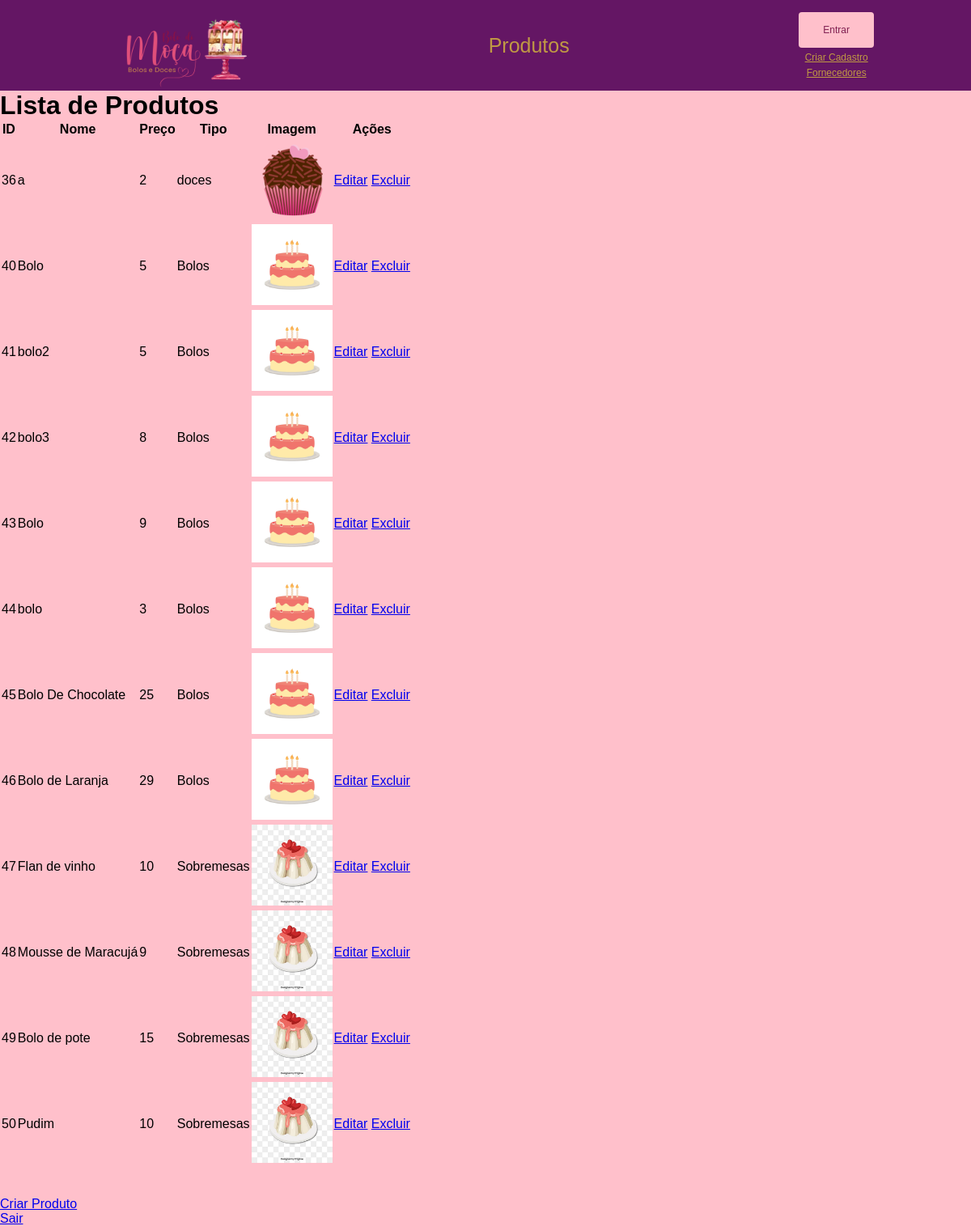
/listar_produtos.php (signed in), run on the app's committed database.
### tables this page shows
CREATE TABLE `produtos` (
  `id` int(11) NOT NULL,
  `nome` varchar(30) NOT NULL,
  `preco` varchar(10) NOT NULL,
  `tipo` varchar(50) NOT NULL,
  `imagem` varchar(100) NOT NULL
);

### produtos.php (called while the page is built, shortened)
<?php
class Produto {
    private $id;
    private $nome;
    private $preco;
    private $tipo;
    private $imagem;
    public function __construct($id, $nome, $preco, $tipo, $imagem) {
        $this->id = $id;
        $this->nome = $nome;
        $this->preco = $preco;
        $this->tipo = $tipo;
        $this->imagem = $imagem;
    }
    public function getId() {
        return $this->id;
    }
    public function getNome() {
        return $this->nome;
    }
    public function getPreco() {
        return $this->preco;
    }
    public function getTipo() {
        return $this->tipo;
    }
    public function getImagem() {
        return $this->imagem;
    }
}
?>

### listar_produtos.php (the view, shortened to what this page needs)
<?php
require_once('produtos.php');
$query = "SELECT * FROM produtos";
$resultado = $mysqli->query($query);
$produtos = array();
while ($row = $resultado->fetch_assoc()) {
    $produto = new Produto($row['id'], $row['nome'], $row['preco'], $row['tipo'], $row['imagem']);
    $produtos[] = $produto;
}
?>
<!DOCTYPE html>
<html lang="pt-br">
<head>
</head>
<body>
<div class="body-container">
    <?php include 'header.php'; ?>
</div>
<div class="produtos">
    <h1>Lista de Produtos</h1>
    <table class="table table-bordered">
        <thead>
            <tr>
                <th>ID</th>
                <th>Nome</th>
                <th>Preço</th>
                <th>Tipo</th>
                <th>Imagem</th>
                <th>Ações</th>
            </tr>
        </thead>
        <tbody>
            <?php foreach ($produtos as $produto) : ?>
                <tr>
                    <td><?= $produto->getId(); ?></td>
                    <td><?= $produto->getNome(); ?></td>
                    <td><?= $produto->getPreco(); ?></td>
                    <td><?= $produto->getTipo(); ?></td>
                    <td><img height="100" src="<?= $produto->getImagem(); ?>" alt=""></td>
                    <td>
                        <a href="edit_produto.php?id=<?= $produto->getId(); ?>">Editar</a>
                        <a href="delete_produto.php?id=<?= $produto->getId(); ?>">Excluir</a>
                    </td>
                </tr>
            <?php endforeach; ?>
        </tbody>
    </table>
    <br>
    <br>
    <a href="create_produto.php">Criar Produto</a>
</div>
<div class="d-flex">
    <a href="sair.php" class="btn btn-danger me-5">Sair</a>
</div>
</body>
</html>

### CSS/header.css (style rules this page uses)
* { margin: 0; padding: 0; }
body { font-family: Arial, Helvetica, sans-serif; background-color: pink; }

### data on the page
produtos: id "36", nome "a", preco "2", tipo "doces", imagem (picture)
produtos: id "40", nome "Bolo", preco "5", tipo "Bolos", imagem (picture)
produtos: id "41", nome "bolo2", preco "5", tipo "Bolos", imagem (picture)
produtos: id "42", nome "bolo3", preco "8", tipo "Bolos", imagem (picture)
produtos: id "43", nome "Bolo", preco "9", tipo "Bolos", imagem (picture)
produtos: id "44", nome "bolo", preco "3", tipo "Bolos", imagem (picture)
produtos: id "45", nome "Bolo De Chocolate", preco "25", tipo "Bolos", imagem (picture)
produtos: id "46", nome "Bolo de Laranja", preco "29", tipo "Bolos", imagem (picture)
produtos: id "47", nome "Flan de vinho", preco "10", tipo "Sobremesas", imagem (picture)
produtos: id "48", nome "Mousse de Maracujá", preco "9", tipo "Sobremesas", imagem (picture)
produtos: id "49", nome "Bolo de pote", preco "15", tipo "Sobremesas", imagem (picture)
produtos: id "50", nome "Pudim", preco "10", tipo "Sobremesas", imagem (picture)
